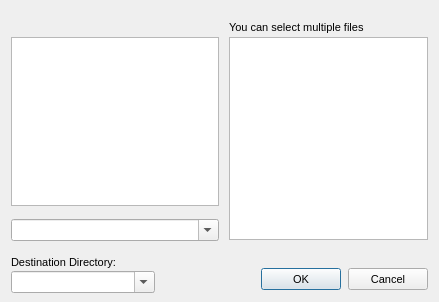
<?xml version="1.0"?>
<ui version="4.0">
  <class>Form</class>
  <widget class="QDialog" name="IDD_FILEPAGEADD">
    <property name="geometry">
      <rect>
        <x>0</x>
        <y>0</y>
        <width>439</width>
        <height>302</height>
      </rect>
    </property>
    <property name="windowTitle">
      <string>Add File(s)</string>
    </property>
    <property name="font">
      <font>
        <family>Liberation Sans</family>
        <pointsize>8</pointsize>
        <bold>false</bold>
        <italic>false</italic>
      </font>
    </property>
    <property name="enabled">
      <bool>true</bool>
    </property>
    <property name="windowFlags">
      <set>Qt::Dialog|Qt::WindowCloseButtonHint</set>
    </property>
    <property name="minimumSize">
      <size>
        <width>439</width>
        <height>302</height>
      </size>
    </property>
    <property name="maximumSize">
      <size>
        <width>439</width>
        <height>302</height>
      </size>
    </property>
    <widget class="QLabel" name="IDC_CURRPATH">
      <property name="geometry">
        <rect>
          <x>11</x>
          <y>21</y>
          <width>205</width>
          <height>13</height>
        </rect>
      </property>
      <property name="visible">
        <bool>true</bool>
      </property>
      <property name="enabled">
        <bool>true</bool>
      </property>
      <property name="alignment">
        <set>Qt::AlignLeft</set>
      </property>
    </widget>
    <widget class="QLabel" name="IDC_STATIC">
      <property name="geometry">
        <rect>
          <x>229</x>
          <y>21</y>
          <width>181</width>
          <height>13</height>
        </rect>
      </property>
      <property name="text">
        <string>You can select multiple files</string>
      </property>
      <property name="visible">
        <bool>true</bool>
      </property>
      <property name="enabled">
        <bool>true</bool>
      </property>
      <property name="alignment">
        <set>Qt::AlignLeft</set>
      </property>
    </widget>
    <widget class="QListWidget" name="IDC_LIST_FOLDERS">
      <property name="geometry">
        <rect>
          <x>11</x>
          <y>37</y>
          <width>208</width>
          <height>169</height>
        </rect>
      </property>
      <property name="visible">
        <bool>true</bool>
      </property>
      <property name="enabled">
        <bool>true</bool>
      </property>
      <property name="selectionMode">
        <enum>QAbstractItemView::SingleSelection</enum>
      </property>
    </widget>
    <widget class="QListWidget" name="IDC_LIST_FILES">
      <property name="geometry">
        <rect>
          <x>229</x>
          <y>37</y>
          <width>199</width>
          <height>203</height>
        </rect>
      </property>
      <property name="visible">
        <bool>true</bool>
      </property>
      <property name="enabled">
        <bool>true</bool>
      </property>
      <property name="selectionMode">
        <enum>QAbstractItemView::SingleSelection</enum>
      </property>
    </widget>
    <widget class="QComboBox" name="IDC_LIST_DRIVES">
      <property name="maxVisibleItems">
        <number>7</number>
      </property>
      <property name="geometry">
        <rect>
          <x>11</x>
          <y>219</y>
          <width>208</width>
          <height>22</height>
        </rect>
      </property>
      <property name="visible">
        <bool>true</bool>
      </property>
      <property name="enabled">
        <bool>true</bool>
      </property>
      <property name="editable">
        <bool>true</bool>
      </property>
    </widget>
    <widget class="QLabel" name="IDC_STATIC_2">
      <property name="geometry">
        <rect>
          <x>11</x>
          <y>256</y>
          <width>109</width>
          <height>13</height>
        </rect>
      </property>
      <property name="text">
        <string>Destination Directory:</string>
      </property>
      <property name="visible">
        <bool>true</bool>
      </property>
      <property name="enabled">
        <bool>true</bool>
      </property>
      <property name="alignment">
        <set>Qt::AlignLeft</set>
      </property>
    </widget>
    <widget class="QPushButton" name="IDOK">
      <property name="geometry">
        <rect>
          <x>261</x>
          <y>268</y>
          <width>80</width>
          <height>22</height>
        </rect>
      </property>
      <property name="text">
        <string>OK</string>
      </property>
      <property name="visible">
        <bool>true</bool>
      </property>
      <property name="enabled">
        <bool>true</bool>
      </property>
      <property name="default">
        <bool>true</bool>
      </property>
      <property name="autoDefault">
        <bool>true</bool>
      </property>
    </widget>
    <widget class="QPushButton" name="IDCANCEL">
      <property name="geometry">
        <rect>
          <x>348</x>
          <y>268</y>
          <width>80</width>
          <height>22</height>
        </rect>
      </property>
      <property name="text">
        <string>Cancel</string>
      </property>
      <property name="visible">
        <bool>true</bool>
      </property>
      <property name="enabled">
        <bool>true</bool>
      </property>
      <property name="default">
        <bool>false</bool>
      </property>
      <property name="autoDefault">
        <bool>false</bool>
      </property>
    </widget>
    <widget class="QComboBox" name="IDC_DIRS">
      <property name="maxVisibleItems">
        <number>8</number>
      </property>
      <property name="geometry">
        <rect>
          <x>11</x>
          <y>271</y>
          <width>144</width>
          <height>22</height>
        </rect>
      </property>
      <property name="visible">
        <bool>true</bool>
      </property>
      <property name="enabled">
        <bool>true</bool>
      </property>
      <property name="editable">
        <bool>true</bool>
      </property>
    </widget>
    <action name="IDD_ORPHANHUNTER">
      <property name="text">
        <string>Orphan Hunter</string>
      </property>
    </action>
    <action name="IDD_REORDER_PAGES">
      <property name="text">
        <string>Reorder Net Pages</string>
      </property>
    </action>
    <action name="IDD_SHOW_ALL_CHECKED_OUT">
      <property name="text">
        <string>Show All Pages Checked Out</string>
      </property>
    </action>
    <action name="IDM_IMPORT_BITMAP">
      <property name="text">
        <string>Bitmap/Animation Converter...</string>
      </property>
    </action>
    <action name="ID_APP_ABOUT">
      <property name="text">
        <string>&amp;About editor...</string>
      </property>
    </action>
    <action name="ID_APP_EXIT">
      <property name="text">
        <string>E&amp;xit</string>
      </property>
      <property name="shortcut">
        <string>Alt+X</string>
      </property>
    </action>
    <action name="ID_BRIEFING_EDITOR">
      <property name="text">
        <string>Briefing Editor...</string>
      </property>
    </action>
    <action name="ID_BUTTON_LIGHTING">
      <property name="text">
        <string>ID_BUTTON_LIGHTING</string>
      </property>
    </action>
    <action name="ID_BUTTON_OUTLINE">
      <property name="text">
        <string>ID_BUTTON_OUTLINE</string>
      </property>
    </action>
    <action name="ID_BUTTON_WINDOWSELECTION">
      <property name="text">
        <string>ID_BUTTON_WINDOWSELECTION</string>
      </property>
    </action>
    <action name="ID_D3HELP">
      <property name="text">
        <string>Help on D3 Editor</string>
      </property>
    </action>
    <action name="ID_EDITORS_AIPROPERTIES">
      <property name="text">
        <string>AI Properties...</string>
      </property>
    </action>
    <action name="ID_EDITORS_AMBIENTSOUNDS">
      <property name="text">
        <string>Ambient Sounds...</string>
      </property>
    </action>
    <action name="ID_EDITORS_DALLAS">
      <property name="text">
        <string>Dallas Graphical Script Editor...</string>
      </property>
    </action>
    <action name="ID_EDITORS_FILES">
      <property name="text">
        <string>Files...</string>
      </property>
    </action>
    <action name="ID_EDITORS_MEGACELLS">
      <property name="text">
        <string>Megacells...</string>
      </property>
    </action>
    <action name="ID_EDIT_ADDSELECT">
      <property name="text">
        <string>Add Current Room to Selected List</string>
      </property>
    </action>
    <action name="ID_EDIT_ATTACH">
      <property name="text">
        <string>&amp;Attach</string>
      </property>
    </action>
    <action name="ID_EDIT_CLEARSELECTED">
      <property name="text">
        <string>Clear Selected List</string>
      </property>
    </action>
    <action name="ID_EDIT_COPY">
      <property name="text">
        <string>&amp;Copy</string>
      </property>
      <property name="shortcut">
        <string>Ctrl+Ins</string>
      </property>
    </action>
    <action name="ID_EDIT_CUT">
      <property name="text">
        <string>Cu&amp;t</string>
      </property>
      <property name="shortcut">
        <string>Shift+Del</string>
      </property>
    </action>
    <action name="ID_EDIT_DELETE">
      <property name="text">
        <string>&amp;Delete</string>
      </property>
    </action>
    <action name="ID_EDIT_LOADSCRAP">
      <property name="text">
        <string>Load Scrap from Disk</string>
      </property>
    </action>
    <action name="ID_EDIT_PASTE">
      <property name="text">
        <string>&amp;Paste</string>
      </property>
      <property name="shortcut">
        <string>Shift+Ins</string>
      </property>
    </action>
    <action name="ID_EDIT_PLACE">
      <property name="text">
        <string>&amp;Place in Mine</string>
      </property>
    </action>
    <action name="ID_EDIT_PLACE_TERRAIN">
      <property name="text">
        <string>&amp;Place on Terrain</string>
      </property>
    </action>
    <action name="ID_EDIT_REMOVESELECT">
      <property name="text">
        <string>Remove Current Room from Selected List</string>
      </property>
    </action>
    <action name="ID_EDIT_SAVESCRAP">
      <property name="text">
        <string>Save Scrap to Disk</string>
      </property>
    </action>
    <action name="ID_EDIT_SELECTATTACHED">
      <property name="text">
        <string>Select All Rooms Attached to Current Room</string>
      </property>
    </action>
    <action name="ID_EDIT_UNDO">
      <property name="text">
        <string>&amp;Undo</string>
      </property>
      <property name="shortcut">
        <string>Alt+Backspace</string>
      </property>
    </action>
    <action name="ID_FILE_AUTOSAVE">
      <property name="text">
        <string>Autosave</string>
      </property>
      <property name="checkable">
        <bool>true</bool>
      </property>
    </action>
    <action name="ID_FILE_CHECKMINE">
      <property name="text">
        <string>&amp;Check Mine</string>
      </property>
    </action>
    <action name="ID_FILE_FIXCRACKS">
      <property name="text">
        <string>Fix Level Cracks</string>
      </property>
    </action>
    <action name="ID_FILE_FIXDEGENERATEFACES">
      <property name="text">
        <string>Fix/Remove Degenerate Faces</string>
      </property>
    </action>
    <action name="ID_FILE_IMPORT_ROOM">
      <property name="text">
        <string>Import 3DSMax Room</string>
      </property>
    </action>
    <action name="ID_FILE_INFORMATION">
      <property name="text">
        <string>&amp;Information</string>
      </property>
      <property name="shortcut">
        <string>Alt+I</string>
      </property>
    </action>
    <action name="ID_FILE_LEAVE_EDITOR">
      <property name="text">
        <string>Go to main menu...</string>
      </property>
    </action>
    <action name="ID_FILE_LEVELPROPS">
      <property name="text">
        <string>Set Selected Room(s) Properties</string>
      </property>
    </action>
    <action name="ID_FILE_LEVEL_INFO">
      <property name="text">
        <string>Edit Level Info...</string>
      </property>
    </action>
    <action name="ID_FILE_MRU_FILE1">
      <property name="text">
        <string>Recent File</string>
      </property>
      <property name="enabled">
        <bool>false</bool>
      </property>
    </action>
    <action name="ID_FILE_NEW">
      <property name="text">
        <string>&amp;New</string>
      </property>
      <property name="shortcut">
        <string>Ctrl+N</string>
      </property>
    </action>
    <action name="ID_FILE_OPEN">
      <property name="text">
        <string>&amp;Open...</string>
      </property>
      <property name="shortcut">
        <string>Ctrl+O</string>
      </property>
    </action>
    <action name="ID_FILE_PLAY640X480">
      <property name="text">
        <string>&amp;Play in 640 x 480</string>
      </property>
      <property name="shortcut">
        <string>Alt+P</string>
      </property>
    </action>
    <action name="ID_FILE_PREFERENCES">
      <property name="text">
        <string>Preferences</string>
      </property>
    </action>
    <action name="ID_FILE_PRINT">
      <property name="text">
        <string>&amp;Print...</string>
      </property>
      <property name="shortcut">
        <string>Ctrl+P</string>
      </property>
    </action>
    <action name="ID_FILE_PRINT_PREVIEW">
      <property name="text">
        <string>Print Pre&amp;view</string>
      </property>
    </action>
    <action name="ID_FILE_PRINT_SETUP">
      <property name="text">
        <string>P&amp;rint Setup...</string>
      </property>
    </action>
    <action name="ID_FILE_REMOVEDUPLICATEFACESFROMCURRENTROOM">
      <property name="text">
        <string>Remove Duplicate Faces from Current Room</string>
      </property>
    </action>
    <action name="ID_FILE_REMOVEEXTRAPOINTS">
      <property name="text">
        <string>Remove Extra Points</string>
      </property>
    </action>
    <action name="ID_FILE_RESTOREGAMESTATE">
      <property name="text">
        <string>Restore Gamestate</string>
      </property>
    </action>
    <action name="ID_FILE_SAVE">
      <property name="text">
        <string>&amp;Save</string>
      </property>
      <property name="shortcut">
        <string>Ctrl+S</string>
      </property>
    </action>
    <action name="ID_FILE_SAVEGOALTEXT">
      <property name="text">
        <string>Save Goal Text to File</string>
      </property>
    </action>
    <action name="ID_FILE_SAVE_AS">
      <property name="text">
        <string>Save &amp;As...</string>
      </property>
    </action>
    <action name="ID_FILE_SAVE_COPY_AS">
      <property name="text">
        <string>Save Copy &amp;As...</string>
      </property>
    </action>
    <action name="ID_FILE_STATS">
      <property name="text">
        <string>Show Level Stats</string>
      </property>
    </action>
    <action name="ID_FILE_UPDATE">
      <property name="text">
        <string>&amp;Update</string>
      </property>
      <property name="shortcut">
        <string>Ctrl+S</string>
      </property>
    </action>
    <action name="ID_FILE_VERIFY_LEVEL">
      <property name="text">
        <string>Verify Level</string>
      </property>
    </action>
    <action name="ID_HOTSPOT_TGA">
      <property name="text">
        <string>HotSpot TGA Extractor...</string>
      </property>
    </action>
    <action name="ID_MINE_VIEW">
      <property name="text">
        <string>Mine View</string>
      </property>
      <property name="shortcut">
        <string>F2</string>
      </property>
    </action>
    <action name="ID_OBJBUTTON">
      <property name="text">
        <string>ID_OBJBUTTON</string>
      </property>
    </action>
    <action name="ID_OBJECT_DELETEOBJECT">
      <property name="text">
        <string>Delete Object</string>
      </property>
      <property name="shortcut">
        <string>Del</string>
      </property>
    </action>
    <action name="ID_OBJECT_MOVEPLAYER">
      <property name="text">
        <string>Move Player 0 to Viewer</string>
      </property>
    </action>
    <action name="ID_OBJECT_PLACECAMERAATCURRENTFACE">
      <property name="text">
        <string>Create New Camera at Current Face</string>
      </property>
    </action>
    <action name="ID_OBJECT_PLACECAMERAATVIEWER">
      <property name="text">
        <string>Create New Camera at Viewer</string>
      </property>
    </action>
    <action name="ID_OBJECT_PLACEOBJECT">
      <property name="text">
        <string>Place Object</string>
      </property>
      <property name="shortcut">
        <string>Ins</string>
      </property>
    </action>
    <action name="ID_OBJECT_PLACESOUNDSOURCEATVIEWER">
      <property name="text">
        <string>Create SoundSource at Viewer</string>
      </property>
    </action>
    <action name="ID_OBJECT_PLACEWAYPOINTATVIEWER">
      <property name="text">
        <string>Place Waypoint at Viewer</string>
      </property>
    </action>
    <action name="ID_OBJECT_SELECTBYNUMBER">
      <property name="text">
        <string>Select Object By Number</string>
      </property>
    </action>
    <action name="ID_OBJECT_SETCAMERAFROMVIEWER">
      <property name="text">
        <string>Move Camera to Viewer</string>
      </property>
    </action>
    <action name="ID_OBJECT_SETVIEWERFROMCAMERA">
      <property name="text">
        <string>Move Viewer to Camera</string>
      </property>
    </action>
    <action name="ID_OSIRISCOMPILE">
      <property name="text">
        <string>ID_OSIRISCOMPILE</string>
      </property>
    </action>
    <action name="ID_REINIT_OPENGL">
      <property name="text">
        <string>ID_REINIT_OPENGL</string>
      </property>
    </action>
    <action name="ID_ROOM_ADD">
      <property name="text">
        <string>&amp;Add Room at Current Face</string>
      </property>
      <property name="shortcut">
        <string>Shift+A</string>
      </property>
    </action>
    <action name="ID_ROOM_ADDVERTTONEWFACE">
      <property name="text">
        <string>Add Vert to New Face</string>
      </property>
      <property name="shortcut">
        <string>Shift+V</string>
      </property>
    </action>
    <action name="ID_ROOM_ATTACHROOM">
      <property name="text">
        <string>Attach Room</string>
      </property>
    </action>
    <action name="ID_ROOM_BUILDBRIDGE">
      <property name="text">
        <string>&amp;Build Bridge</string>
      </property>
    </action>
    <action name="ID_ROOM_BUILDSMOOTHBRIDGE">
      <property name="text">
        <string>Build Smooth Bridge</string>
      </property>
      <property name="shortcut">
        <string>Ctrl+B</string>
      </property>
    </action>
    <action name="ID_ROOM_CLEARCENTERPOINT">
      <property name="text">
        <string>Clear Center Point</string>
      </property>
    </action>
    <action name="ID_ROOM_COMBINE">
      <property name="text">
        <string>Combine Rooms</string>
      </property>
    </action>
    <action name="ID_ROOM_DELETE">
      <property name="text">
        <string>Delete Current Room</string>
      </property>
    </action>
    <action name="ID_ROOM_DELETECONNECTEDFACES">
      <property name="text">
        <string>Delete Connected Faces</string>
      </property>
    </action>
    <action name="ID_ROOM_DELETEFACE">
      <property name="text">
        <string>Delete Current Face</string>
      </property>
    </action>
    <action name="ID_ROOM_DELETEPORTAL">
      <property name="text">
        <string>Delete Current Portal</string>
      </property>
    </action>
    <action name="ID_ROOM_DELETEVERT">
      <property name="text">
        <string>Delete Current Vert From Face</string>
      </property>
    </action>
    <action name="ID_ROOM_DROPROOM">
      <property name="text">
        <string>Drop Room</string>
      </property>
    </action>
    <action name="ID_ROOM_FACE_ADDVERTTOEDGE">
      <property name="text">
        <string>Add Vert To Edge</string>
      </property>
    </action>
    <action name="ID_ROOM_FACE_DELETEVERTONEDGE">
      <property name="text">
        <string>Delete Vert on Edge</string>
      </property>
    </action>
    <action name="ID_ROOM_FACE_MOVEVERTONEDGE">
      <property name="text">
        <string>Move Vert on Edge</string>
      </property>
    </action>
    <action name="ID_ROOM_FACE_SPLITFACE">
      <property name="text">
        <string>Split Face</string>
      </property>
    </action>
    <action name="ID_ROOM_FINISHNEWFACE">
      <property name="text">
        <string>Add Last Point to New Face (Finish Face)</string>
      </property>
    </action>
    <action name="ID_ROOM_GRABTEXTURE">
      <property name="text">
        <string>Grab Texture</string>
      </property>
      <property name="shortcut">
        <string>G</string>
      </property>
    </action>
    <action name="ID_ROOM_JOINROOMS">
      <property name="text">
        <string>Join Rooms</string>
      </property>
    </action>
    <action name="ID_ROOM_JOINROOMSEXACT">
      <property name="text">
        <string>Join Rooms Exact</string>
      </property>
    </action>
    <action name="ID_ROOM_JOIN_ADJACENT_FACES">
      <property name="text">
        <string>Join Adjacent Faces</string>
      </property>
    </action>
    <action name="ID_ROOM_LINKTONEWEXTERNAL">
      <property name="text">
        <string>Link Room to New External Room</string>
      </property>
    </action>
    <action name="ID_ROOM_MARK">
      <property name="text">
        <string>&amp;Mark Room/Face</string>
      </property>
      <property name="shortcut">
        <string>Ctrl+M</string>
      </property>
    </action>
    <action name="ID_ROOM_MERGEOBJECTINTOROOM">
      <property name="text">
        <string>Merge Object into Room</string>
      </property>
    </action>
    <action name="ID_ROOM_NEXTFACE">
      <property name="text">
        <string>Next Face</string>
      </property>
      <property name="shortcut">
        <string>F</string>
      </property>
    </action>
    <action name="ID_ROOM_PLACEROOM">
      <property name="text">
        <string>Place Room at Current Room</string>
      </property>
    </action>
    <action name="ID_ROOM_PLACETERRAINROOM">
      <property name="text">
        <string>Place Room at Current Terrain Cell</string>
      </property>
    </action>
    <action name="ID_ROOM_PREVIOUSFACE">
      <property name="text">
        <string>Previous Face</string>
      </property>
      <property name="shortcut">
        <string>Shift+F</string>
      </property>
    </action>
    <action name="ID_ROOM_PROPAGATETOADJACENTCOPLANARFACES">
      <property name="text">
        <string>Propagate to Adjacent Coplanar Faces</string>
      </property>
      <property name="shortcut">
        <string>Ctrl+F</string>
      </property>
    </action>
    <action name="ID_ROOM_PROPAGATETOALL">
      <property name="text">
        <string>Propagate to All Faces in Room</string>
      </property>
      <property name="shortcut">
        <string>Shift+R</string>
      </property>
    </action>
    <action name="ID_ROOM_RENAMEROOM">
      <property name="text">
        <string>Rename Room</string>
      </property>
      <property name="shortcut">
        <string>Ctrl+R</string>
      </property>
    </action>
    <action name="ID_ROOM_ROTATEPLACEDROOM45DEGREES">
      <property name="text">
        <string>Rotate Placed Room 45 Degrees</string>
      </property>
    </action>
    <action name="ID_ROOM_SAVECURRENTROOM">
      <property name="text">
        <string>Save Current Room</string>
      </property>
    </action>
    <action name="ID_ROOM_SELECTBYNUMBER">
      <property name="text">
        <string>Select Room by Number</string>
      </property>
    </action>
    <action name="ID_ROOM_SELECTFACEBYNUMBER">
      <property name="text">
        <string>Select Face by Number</string>
      </property>
    </action>
    <action name="ID_ROOM_SETCENTERFROMVIEWER">
      <property name="text">
        <string>Set Room Center from Viewer</string>
      </property>
    </action>
    <action name="ID_ROOM_SNAPPLACEDROOM">
      <property name="text">
        <string>Snap Placed Room</string>
      </property>
    </action>
    <action name="ID_ROOM_SNAPPOINTTOEDGE">
      <property name="text">
        <string>Snap Point to Edge</string>
      </property>
    </action>
    <action name="ID_ROOM_SNAPPOINTTOFACE">
      <property name="text">
        <string>Snap Point to Face</string>
      </property>
    </action>
    <action name="ID_ROOM_SNAPPOINTTOPOINT">
      <property name="text">
        <string>Snap Point to Point</string>
      </property>
    </action>
    <action name="ID_ROOM_SPLITFACE">
      <property name="text">
        <string>Triangulate face</string>
      </property>
    </action>
    <action name="ID_ROOM_STARTNEWFACE">
      <property name="text">
        <string>Add First Point to New Face (Start Face)</string>
      </property>
    </action>
    <action name="ID_ROOM_SWAPMAKEDANDCURRENTROOMFACE">
      <property name="text">
        <string>Swap Marked and Current Room/Face</string>
      </property>
    </action>
    <action name="ID_ROOM_UNDOSNAP">
      <property name="text">
        <string>Undo Snap</string>
      </property>
    </action>
    <action name="ID_ROOM_UNPLACEROOM">
      <property name="text">
        <string>Un-place Room/Group/Door</string>
      </property>
    </action>
    <action name="ID_ROOM_VIEW">
      <property name="text">
        <string>Room View</string>
      </property>
      <property name="shortcut">
        <string>F4</string>
      </property>
    </action>
    <action name="ID_SCRIPT_LEVEL_INTERFACE">
      <property name="text">
        <string>Levels and Scripts...</string>
      </property>
    </action>
    <action name="ID_SUBEDITORS_FONT">
      <property name="text">
        <string>Font Editor...</string>
      </property>
    </action>
    <action name="ID_SUBEDITORS_HOGMAKER">
      <property name="text">
        <string>Hog Maker...</string>
      </property>
    </action>
    <action name="ID_SUBEDITORS_TABLEFILEEDIT">
      <property name="text">
        <string>Table File Text Editor...</string>
      </property>
    </action>
    <action name="ID_SUBEDITORS_TABLEFILEFILTER">
      <property name="text">
        <string>Table File Filter...</string>
      </property>
    </action>
    <action name="ID_TABLEEDIT_FILE_EXIT">
      <property name="text">
        <string>&amp;Exit</string>
      </property>
    </action>
    <action name="ID_TABLEEDIT_FILE_LOAD">
      <property name="text">
        <string>&amp;Load...</string>
      </property>
    </action>
    <action name="ID_TABLEEDIT_FILE_SAVE">
      <property name="text">
        <string>&amp;Save</string>
      </property>
    </action>
    <action name="ID_TABLEEDIT_FILE_SAVE_AS">
      <property name="text">
        <string>S&amp;ave as...</string>
      </property>
    </action>
    <action name="ID_TABLEFILTER_FILE_EXIT">
      <property name="text">
        <string>Exit</string>
      </property>
    </action>
    <action name="ID_TABLEFILTER_FILE_LOAD">
      <property name="text">
        <string>Load...</string>
      </property>
    </action>
    <action name="ID_TABLEFILTER_FILE_NEW">
      <property name="text">
        <string>New</string>
      </property>
    </action>
    <action name="ID_TABLEFILTER_FILE_SAVE">
      <property name="text">
        <string>Save</string>
      </property>
    </action>
    <action name="ID_TABLEFILTER_FILE_SAVEAS">
      <property name="text">
        <string>Save as...</string>
      </property>
    </action>
    <action name="ID_TERRAIN_VIEW">
      <property name="text">
        <string>Terrain View</string>
      </property>
      <property name="shortcut">
        <string>F3</string>
      </property>
    </action>
    <action name="ID_TEST_TEST1">
      <property name="text">
        <string>Test function 1</string>
      </property>
    </action>
    <action name="ID_TEST_TEST2">
      <property name="text">
        <string>Test function 2</string>
      </property>
    </action>
    <action name="ID_TEST_TEST3">
      <property name="text">
        <string>Test function 3</string>
      </property>
    </action>
    <action name="ID_TOOLS_WORLD_OBJECTS_BUILDINGS">
      <property name="text">
        <string>Buildings...</string>
      </property>
    </action>
    <action name="ID_TOOLS_WORLD_OBJECTS_CLUTTER">
      <property name="text">
        <string>Clutter...</string>
      </property>
    </action>
    <action name="ID_TOOLS_WORLD_OBJECTS_DOOR">
      <property name="text">
        <string>Doors...</string>
      </property>
    </action>
    <action name="ID_TOOLS_WORLD_OBJECTS_LIGHTS">
      <property name="text">
        <string>Lights...</string>
      </property>
    </action>
    <action name="ID_TOOLS_WORLD_OBJECTS_PLAYER">
      <property name="text">
        <string>Player Ships...</string>
      </property>
    </action>
    <action name="ID_TOOLS_WORLD_OBJECTS_POWERUPS">
      <property name="text">
        <string>Powerups...</string>
      </property>
    </action>
    <action name="ID_TOOLS_WORLD_OBJECTS_ROBOTS">
      <property name="text">
        <string>Robots...</string>
      </property>
    </action>
    <action name="ID_TOOLS_WORLD_OBJECTS_SOUND">
      <property name="text">
        <string>Sounds...</string>
      </property>
    </action>
    <action name="ID_TOOLS_WORLD_TEXTURES">
      <property name="text">
        <string>Textures...</string>
      </property>
    </action>
    <action name="ID_TOOLS_WORLD_WEAPONS">
      <property name="text">
        <string>Weapons...</string>
      </property>
    </action>
    <action name="ID_VIEW_CENTERONCUBE">
      <property name="text">
        <string>Center on Current &amp;Room</string>
      </property>
      <property name="shortcut">
        <string>Home</string>
      </property>
    </action>
    <action name="ID_VIEW_CENTERONMINE">
      <property name="text">
        <string>Center on &amp;Mine Origin</string>
      </property>
    </action>
    <action name="ID_VIEW_CENTERONOBJECT">
      <property name="text">
        <string>Center on Current &amp;Object</string>
      </property>
    </action>
    <action name="ID_VIEW_DELETEVIEWER">
      <property name="text">
        <string>Delete Viewer</string>
      </property>
    </action>
    <action name="ID_VIEW_FLIP">
      <property name="text">
        <string>Flip Viewer</string>
      </property>
      <property name="shortcut">
        <string>/</string>
      </property>
    </action>
    <action name="ID_VIEW_KEYPAD_TOGGLE">
      <property name="text">
        <string>Keypad</string>
      </property>
      <property name="shortcut">
        <string>F10</string>
      </property>
    </action>
    <action name="ID_VIEW_MOVECAMERATOCURRENTOBJECT">
      <property name="text">
        <string>Move camera to Current Object</string>
      </property>
    </action>
    <action name="ID_VIEW_MOVECAMERATOSELECTEDFACE">
      <property name="text">
        <string>Move camera to &amp;Current Face</string>
      </property>
      <property name="shortcut">
        <string>Shift+C</string>
      </property>
    </action>
    <action name="ID_VIEW_MOVECAMERATOSELECTEDROOM">
      <property name="text">
        <string>Move camera to &amp;Current Room</string>
      </property>
      <property name="shortcut">
        <string>C</string>
      </property>
    </action>
    <action name="ID_VIEW_NEWVIEWER">
      <property name="text">
        <string>New Viewer</string>
      </property>
    </action>
    <action name="ID_VIEW_NEXTVIEWER">
      <property name="text">
        <string>Next Viewer</string>
      </property>
    </action>
    <action name="ID_VIEW_RESETVIEWRADIUS">
      <property name="text">
        <string>Reset View Radius</string>
      </property>
    </action>
    <action name="ID_VIEW_SHOWOBJECTSINWIREFRAMEVIEW">
      <property name="text">
        <string>Show objects in Wireframe view</string>
      </property>
    </action>
    <action name="ID_VIEW_SHOWVIEWERFORWARDVECTOR">
      <property name="text">
        <string>Show Viewer Forward Vector</string>
      </property>
    </action>
    <action name="ID_VIEW_STATUS_BAR">
      <property name="text">
        <string>&amp;Status Bar</string>
      </property>
    </action>
    <action name="ID_VIEW_TEXTUREMINE">
      <property name="text">
        <string>Te&amp;xtured view</string>
      </property>
    </action>
    <action name="ID_VIEW_TOOLBAR">
      <property name="text">
        <string>&amp;Toolbar</string>
      </property>
    </action>
    <action name="ID_VIEW_VIEWPROP">
      <property name="text">
        <string>Display Viewer Properties</string>
      </property>
    </action>
    <action name="ID_VIEW_WIREFRAMEMINE">
      <property name="text">
        <string>&amp;Wireframe view</string>
      </property>
    </action>
    <action name="ID_WINDOW_CASCADE">
      <property name="text">
        <string>&amp;Cascade</string>
      </property>
    </action>
    <action name="ID_WINDOW_TILE">
      <property name="text">
        <string>&amp;Tile</string>
      </property>
    </action>
    <action name="ID_ZBUTTON">
      <property name="text">
        <string>ID_ZBUTTON</string>
      </property>
    </action>
  </widget>
</ui>
